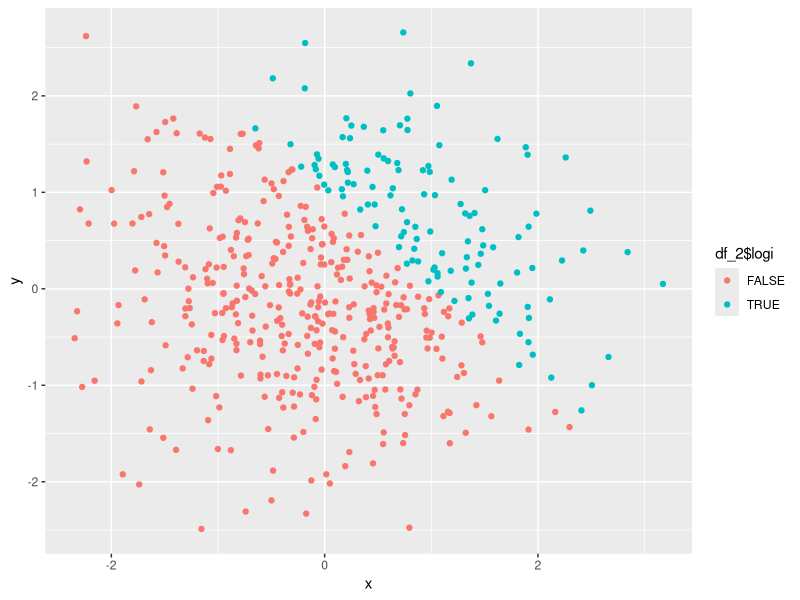
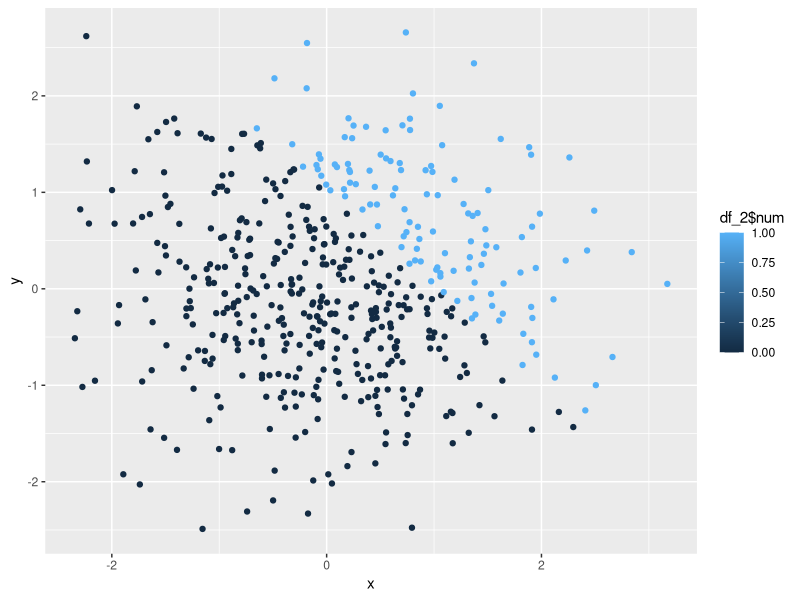
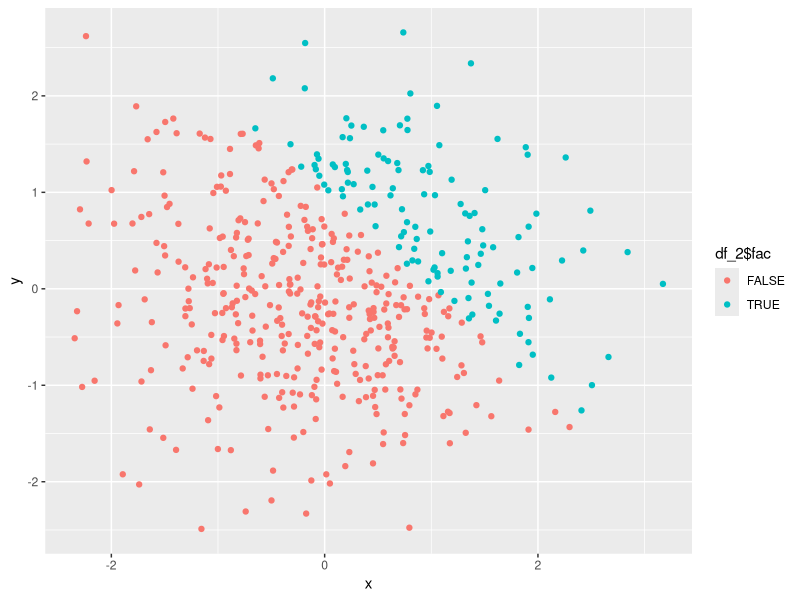

Write R code to recreate these figures, in order.
## ---- chunk 1
library(tidyverse)
## ---- chunk 2
df_1 = tibble(
  norm_samp = rnorm(8),
  norm_samp_pos = norm_samp > 0,
  chara = c("A", "B", "C", "D", "E", "F", "G", "H"),
  fact = factor(c("data", "biostat", "epi", "biostat", "data",
                  "biostat","data","data"), 
                levels = c("data", "epi", "biostat"))
)
## ---- chunk 3
mean(df_1$norm_samp)
mean(df_1$norm_samp_pos)
mean(df_1$chara)
mean(df_1$fact)
## ---- chunk 4
as.numeric(df_1$norm_samp_pos)
as.numeric(df_1$chara)
as.numeric(df_1$fact)
## ---- chunk 5
logic_num <- as.numeric(df_1$norm_samp_pos) * df_1$norm_samp
logic_num
logic_fact <- as.factor(df_1$norm_samp_pos) * df_1$norm_samp
logic_fact
logic_fact_num <- as.numeric(as.factor(df_1$norm_samp_pos)) * df_1$norm_samp
logic_fact_num
## ---- chunk 6
df_2 = tibble(
  x = rnorm(500),
  y = rnorm(500),
  logi = x + y > 1,
  num = as.numeric(logi),
  fac = as.factor(logi)
)
## ---- chunk 7
ggplot(df_2, aes(x = x, y = y, color = df_2$logi)) + geom_point()
ggplot(df_2, aes(x = x, y = y, color = df_2$num)) + geom_point()
ggplot(df_2, aes(x = x, y = y, color = df_2$fac)) + geom_point()
